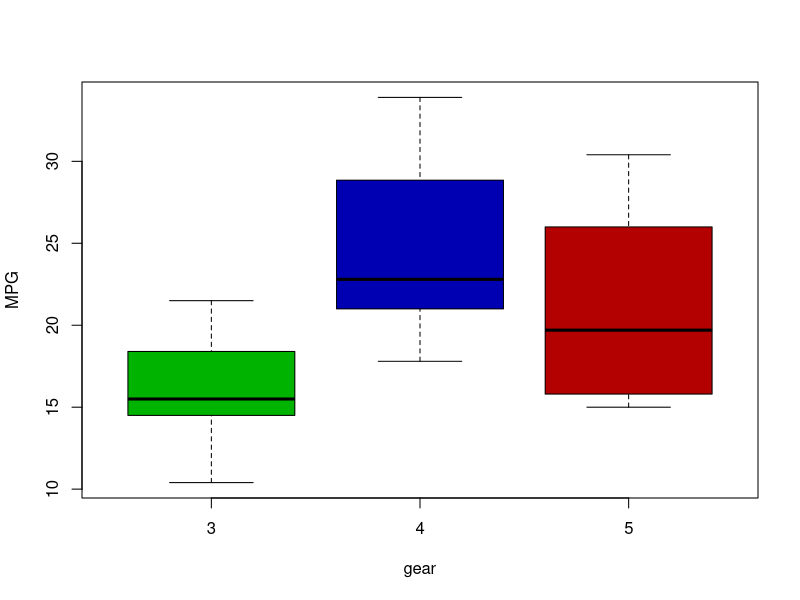

Write the R code that produced this figure.
## ---- chunk 1
knitr::opts_chunk$set(echo = FALSE)
## ---- chunk 2
slope <- function(X, Y, B){
  M = (Y-B)/X
  
  print(paste("The slope is equal to ", M))
}

slope(2,5,7)
## ---- chunk 3
dat <- mtcars

pick_a_color <- function(x){
  I=length(unique(x))
  myColor=hsv((1:I)/I,1,.7,1)
  return(myColor)
}

My_plot=function(x,y,...){
  color = pick_a_color(x)
  
  boxplot(y~x,col=color,... )
}
## ---- chunk 4
My_plot(dat$gear,dat$mpg,xlab="gear", ylab="MPG")
## ---- chunk 5
lm(dat$mpg ~ dat$gear)
## ---- chunk 6
slope <- function(Y,X){
  (Y-5.623)/X
}

library(purrr)
mat <- purrr::map2_dbl(dat$mpg, dat$gear, slope)
## ---- chunk 7
mat <- matrix(mat, ncol = 4, byrow = TRUE)
mat
